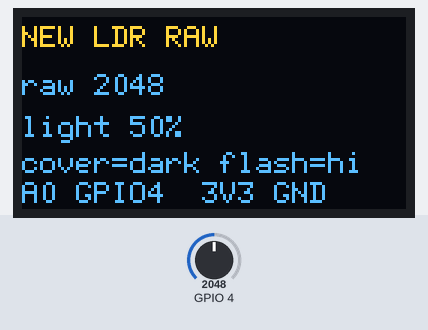
Bench run of a sketch on a simulated ESP32. Shown: 128×64 one-colour display. The inputs (shaded band) are chosen by the test bench; at power-on: GPIO 4 = 2048 (analog values on the 0–4095 scale). The OLED is the two-colour kind (top 16 rows yellow); what the sketch prints to the serial monitor is not drawn.

Above: at 1.6 s.
1.7 s: GPIO 4 set to 2866
At 2.3 s:
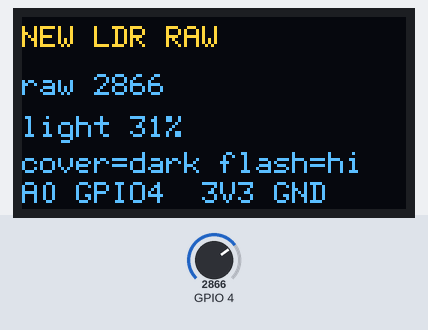
3.3 s: GPIO 4 set to 3603
At 4.1 s:
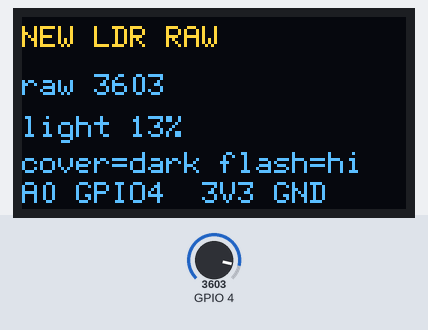
4.9 s: GPIO 4 set to 4095
At 5.9 s:
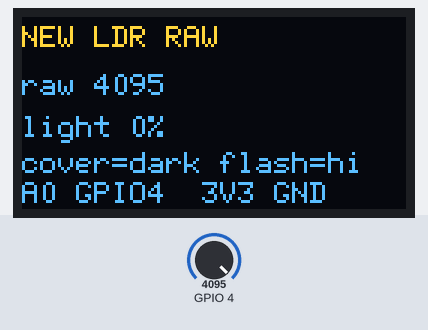
Timing chart, 0 to 7.9 s (numbered marks = the images above; inputs shaded):
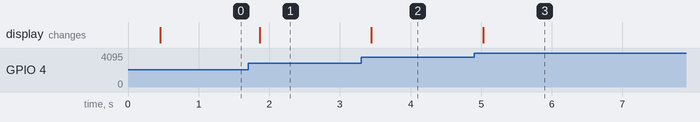

Measured:
- after the input at 1.7 s, the display: changes after 0.16 s (image 1)
- after the input at 3.3 s, the display: changes after 0.15 s (image 2)
- after the input at 4.9 s, the display: changes after 0.13 s (image 3)

The sketch:

25_ldr_raw.ino
```cpp
/*
  NEW LDR test (not the old combined bench).
  OLED 8/9. LM393 LDR A0 -> GPIO4. D0 unused. 3V3 + GND.
  Cover/uncover the sensor — raw and % should move.
*/
#include <Arduino.h>
#include <Wire.h>
#include <U8g2lib.h>
#include <stdio.h>

U8G2_SH1106_128X64_NONAME_F_HW_I2C oled(U8G2_R0, U8X8_PIN_NONE);
static bool oled_ok = false;
static int raw = 0, pct = 0;

static void draw() {
  if (!oled_ok) return;
  char line[24];
  oled.clearBuffer();
  oled.setFont(u8g2_font_6x12_tf);
  oled.drawStr(0, 10, "NEW LDR RAW");
  snprintf(line, sizeof(line), "raw %d", raw);
  oled.drawStr(0, 26, line);
  snprintf(line, sizeof(line), "light %d%%", pct);
  oled.drawStr(0, 40, line);
  oled.drawStr(0, 52, "cover=dark flash=hi");
  oled.drawStr(0, 62, "A0 GPIO4  3V3 GND");
  oled.sendBuffer();
}

void setup() {
  Serial.begin(115200);
  Serial.setTxTimeoutMs(0);
  delay(400);
  Serial.println("NEW LDR RAW  A0 GPIO4");
  analogReadResolution(12);
  analogSetPinAttenuation(4, ADC_11db);

  Wire.begin(8, 9);
  Wire.setClock(100000);
  uint8_t oa = 0x3C;
  Wire.beginTransmission(oa);
  if (Wire.endTransmission() != 0) {
    oa = 0x3D;
    Wire.beginTransmission(oa);
    oled_ok = Wire.endTransmission() == 0;
  } else oled_ok = true;
  if (oled_ok) {
    oled.setI2CAddress(oa << 1);
    oled.setBusClock(100000);
    oled.begin();
  }
}

void loop() {
  raw = analogRead(4);
  /* LM393 A0 goes high in dark, low in light */
  pct = constrain(map(raw, 0, 4095, 100, 0), 0, 100);
  Serial.printf("raw=%d light=%d\n", raw, pct);
  draw();
  delay(150);
}
```
